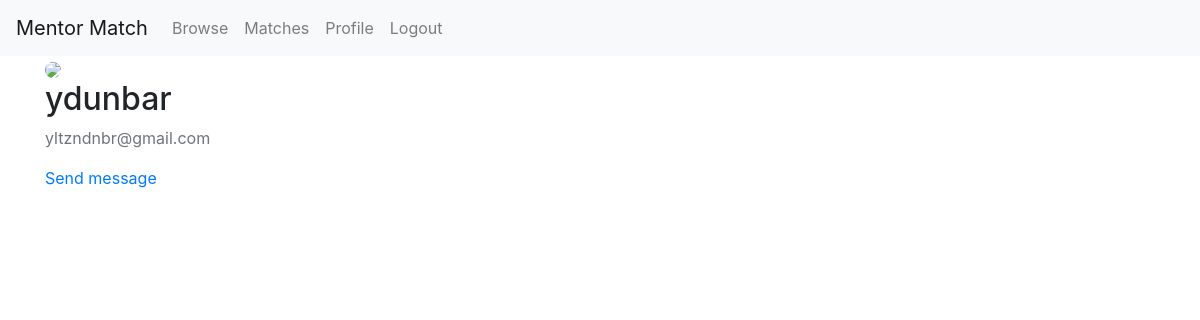
Before: /profile/ydunbar (signed in) with the older database file.
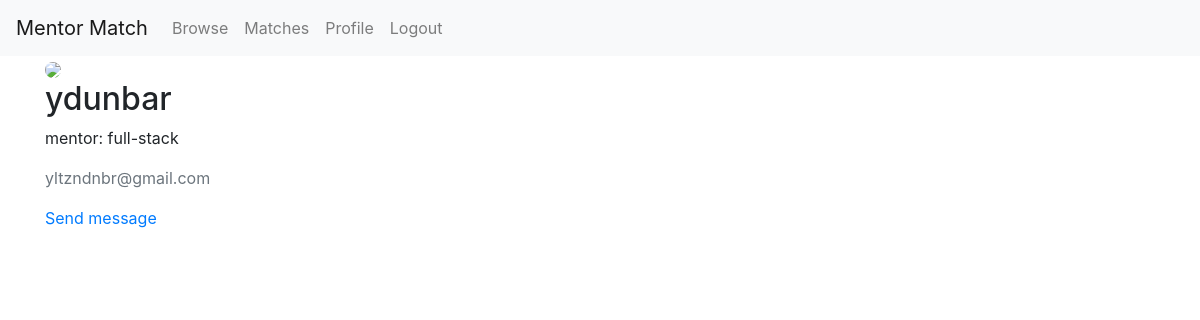
After: the same page with the newer database file.
### app/models.py (models this page shows, shortened)
class User(db.Model, UserMixin):
    id = db.Column(db.Integer, primary_key=True)
    username = db.Column(db.String(), unique=True, nullable=False)
    email = db.Column(db.String(), unique=True, nullable=False)
    image = db.Column(db.String(), nullable=False, default='default.jpg')
    password = db.Column(db.String(60))
    posts = db.relationship('Post', backref='author', lazy=True, foreign_keys = 'Post.author_id')
    recieved_posts = db.relationship('Post', backref='recipient', lazy=True, foreign_keys = 'Post.recipient_id')
    roles = db.relationship('Role', backref='user', lazy='dynamic', foreign_keys = 'Role.user_id')

class Role(db.Model):
    id = db.Column(db.Integer, primary_key=True)
    user_id = db.Column(db.Integer, db.ForeignKey('user.id'), nullable=False)
    name = db.Column(db.String(), nullable=False)
    skills = db.relationship('Skill', secondary=skill_role, backref='role', lazy='dynamic')

class Skill(db.Model):
    id = db.Column(db.Integer, primary_key=True)
    name = db.Column(db.String(), unique=True, nullable=False)

### app/routes.py (the view)
@app.route('/profile/<username>', methods=['GET', 'POST'])
def profile(username):
    user = User.query.filter_by(username=username).first()
    if user:
        image_file = url_for('static', filename='profile_pictures/' + 'user.image')
        return render_template('profile.html', image_file=image_file, user=user)
    else:
        flash('User does not exist', 'danger')
        return redirect(url_for('home'))

### app/models.py (called while the page is built)
@login_manager.user_loader
def load_user(user_id):
    return User.query.get(int(user_id))

### app/templates/profile.html (shortened to what this page needs)
{% extends 'layout.html' %}
{% block content %}
    <div class="content-section">
        <img class="rounded-circle" src="{{ image_file }}">
        <h2>{{ user.username }}</h2>
        {% for role in user.roles %}
        <p>
            <span>{{ role.name }}:</span>
            {% for skill in role.skills %}
                <span>{{ skill.name }}</span>
            {% endfor %}
        </p>
        {% endfor %}
        <p class="text-secondary">{{ user.email }}</p>
        <a href="{{ url_for('new_post', username = user.username) }}">Send message</a>
    </div>
{% endblock content %}

### app/templates/layout.html (shortened to what this page needs)
<!DOCTYPE html>
<html lang="en">
    <head>
        <link rel="stylesheet" href="https://stackpath.bootstrapcdn.com/bootstrap/4.5.0/css/bootstrap.min.css">
        <link rel="stylesheet" type="text/css" href="{{ url_for('static', filename='main.css') }}">
    </head>
    <body>
        <nav class="navbar navbar-expand-lg navbar-light bg-light">
            <a class="navbar-brand" href="{{ url_for('home') }}">Mentor Match</a>
            <div class="collapse navbar-collapse" id="navbarNav">
              <ul class="navbar-nav">
                <li class="nav-item">
                  <a class="nav-link" href="{{ url_for('browse') }}">Browse</a>
                </li>
                {% if current_user.is_authenticated %}
                  <li class="nav-item">
                    <a class="nav-link" href="{{ url_for('matches') }}">Matches</a>
                  </li>
                  <li class="nav-item">
                    <a class="nav-link" href="{{ url_for('profile_settings') }}">Profile</a>
                  </li>
                  <li class="nav-item">
                    <a class="nav-link" href="{{ url_for('logout') }}">Logout</a>
                  </li>
                {% endif %}
              </ul>
            </div>
          </nav>
        <div class="container">
            {% block content %}{% endblock %}
        </div>
    </body>
</html>

Changed rows visible on the page:
added Role: name "mentor"
added Skill: name "full-stack"
